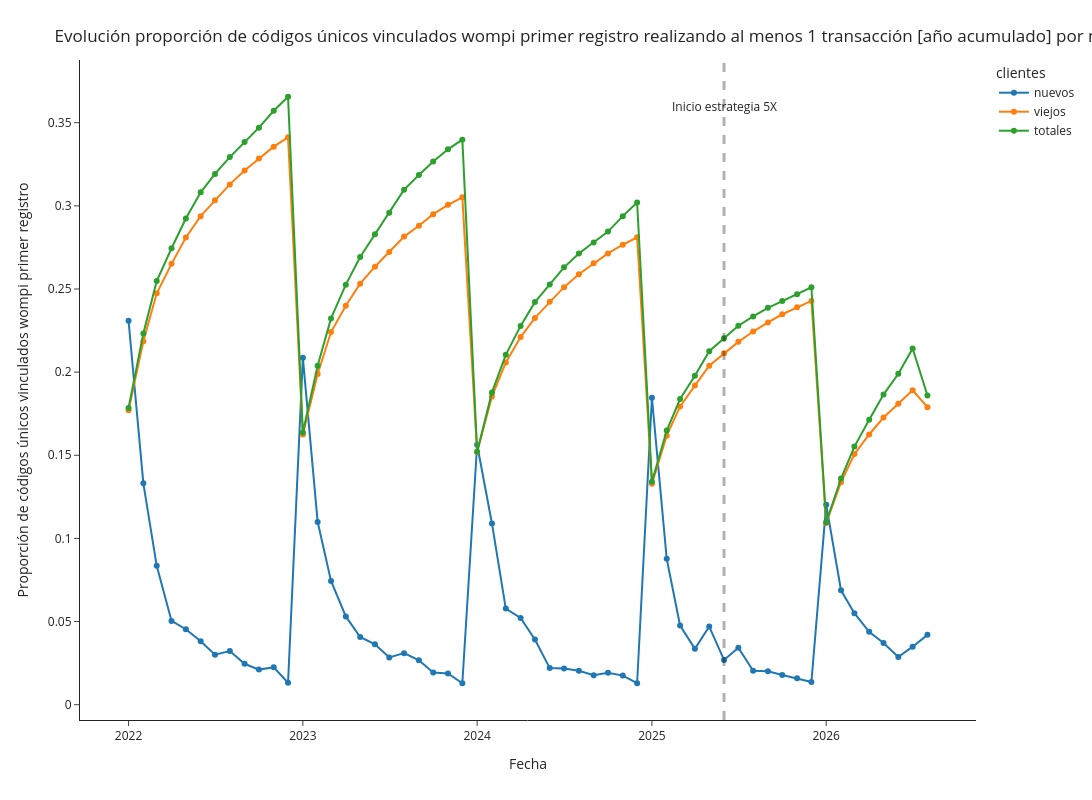

Source (notebook cell):
### Markdown cell above
# Proporción uso

### Code cell
df_plot1 = df[['fecha_ymd2', 'num_vinc_new_prop_uso']]
df_plot1.columns = ['fecha', 'cantidad_clientes']
df_plot1['clientes'] = 'nuevos'
df_plot2 = df[['fecha_ymd2', 'num_vinc_old_prop_uso']]
df_plot2.columns = ['fecha', 'cantidad_clientes']
df_plot2['clientes'] = 'viejos'
df_plot3 = df[['fecha_ymd2', 'num_vinc_all_prop_uso']]
df_plot3.columns = ['fecha', 'cantidad_clientes']
df_plot3['clientes'] = 'totales'

df_plot = pd.concat([df_plot1[:35], df_plot2[:35], df_plot3[:35]])
df_plot = pd.concat([df_plot1, df_plot2, df_plot3])

fig = px.line(df_plot, x="fecha", y="cantidad_clientes", color='clientes',markers=True, template='simple_white', width=1600, height=800)
fig.add_vline(x='2025-06-01', line_width=3, line_dash="dash")
fig.update_layout(
    title={
        'text': "Evolución proporción de códigos únicos vinculados wompi primer registro realizando al menos 1 transacción [año acumulado] por nuevos, viejos y totales",
        'xanchor': 'left',
        'yanchor': 'top'},
    xaxis=dict(
            title=dict(
                text="Fecha"
            )),
    yaxis=dict(
            title=dict(
                text="Proporción de códigos únicos vinculados wompi primer registro"
            ))
)
fig.add_annotation(x='2025-06-01', y=0.36,
            text="Inicio estrategia 5X",
            showarrow=False,
            arrowhead=1)
# fig.add_annotation(x='2025-11-01', y=0.3347,
#             text="0,3347",
#             showarrow=False,
#             yshift=10)
# fig.add_annotation(x='2025-11-01', y=0.319,
#             text="0,319",
#             showarrow=False,
#             yshift=10)
# fig.add_annotation(x='2025-11-01', y=0.3852,
#             text="0,3852",
#             showarrow=False,
#             yshift=10)
fig.show()

### Figure 1 — Plotly figure (JSON) as saved in the notebook; plotly's stock layout.template omitted (floating-point values rounded to 4 significant figures)
{"data": [{"hovertemplate": "clientes=nuevos<br>fecha=%{x}<br>cantidad_clientes=%{y}<extra></extra>", "legendgroup": "nuevos", "line": {"color": "#1F77B4", "dash": "solid"}, "marker": {"symbol": "circle"}, "mode": "markers+lines", "name": "nuevos", "orientation": "v", "showlegend": true, "type": "scatter", "x": ["2026-08-01T00:00:00", "2026-07-01T00:00:00", "2026-06-01T00:00:00", "2026-05-01T00:00:00", "2026-04-01T00:00:00", "2026-03-01T00:00:00", "2026-02-01T00:00:00", "2026-01-01T00:00:00", "2025-12-01T00:00:00", "2025-11-01T00:00:00", "2025-10-01T00:00:00", "2025-09-01T00:00:00", "2025-08-01T00:00:00", "2025-07-01T00:00:00", "2025-06-01T00:00:00", "2025-05-01T00:00:00", "2025-04-01T00:00:00", "2025-03-01T00:00:00", "2025-02-01T00:00:00", "2025-01-01T00:00:00", "2024-12-01T00:00:00", "2024-11-01T00:00:00", "2024-10-01T00:00:00", "2024-09-01T00:00:00", "2024-08-01T00:00:00", "2024-07-01T00:00:00", "2024-06-01T00:00:00", "2024-05-01T00:00:00", "2024-04-01T00:00:00", "2024-03-01T00:00:00", "2024-02-01T00:00:00", "2024-01-01T00:00:00", "2023-12-01T00:00:00", "2023-11-01T00:00:00", "2023-10-01T00:00:00", "2023-09-01T00:00:00", "2023-08-01T00:00:00", "2023-07-01T00:00:00", "2023-06-01T00:00:00", "2023-05-01T00:00:00", "2023-04-01T00:00:00", "2023-03-01T00:00:00", "2023-02-01T00:00:00", "2023-01-01T00:00:00", "2022-12-01T00:00:00", "2022-11-01T00:00:00", "2022-10-01T00:00:00", "2022-09-01T00:00:00", "2022-08-01T00:00:00", "2022-07-01T00:00:00", "2022-06-01T00:00:00", "2022-05-01T00:00:00", "2022-04-01T00:00:00", "2022-03-01T00:00:00", "2022-02-01T00:00:00", "2022-01-01T00:00:00"], "xaxis": "x", "y": [0.042, 0.0349, 0.0287, 0.0371, 0.0438, 0.055, 0.0688, 0.1203, 0.0136, 0.0159, 0.0179, 0.0201, 0.0204, 0.0343, 0.0269, 0.047, 0.0336, 0.0476, 0.0877, 0.1846, 0.0129, 0.0175, 0.0192, 0.0177, 0.0204, 0.0217, 0.022, 0.0392, 0.0522, 0.0578, 0.109, 0.1563, 0.0129, 0.0188, 0.0194, 0.0267, 0.031, 0.0284, 0.0363, 0.0407, 0.0531, 0.0744, 0.1099, 0.2087, 0.0132, 0.0225, 0.0211, 0.0246, 0.0323, 0.0301, 0.0381, 0.0454, 0.0504, 0.0835, 0.1331, 0.2309], "yaxis": "y"}, {"hovertemplate": "clientes=viejos<br>fecha=%{x}<br>cantidad_clientes=%{y}<extra></extra>", "legendgroup": "viejos", "line": {"color": "#FF7F0E", "dash": "solid"}, "marker": {"symbol": "circle"}, "mode": "markers+lines", "name": "viejos", "orientation": "v", "showlegend": true, "type": "scatter", "x": ["2026-08-01T00:00:00", "2026-07-01T00:00:00", "2026-06-01T00:00:00", "2026-05-01T00:00:00", "2026-04-01T00:00:00", "2026-03-01T00:00:00", "2026-02-01T00:00:00", "2026-01-01T00:00:00", "2025-12-01T00:00:00", "2025-11-01T00:00:00", "2025-10-01T00:00:00", "2025-09-01T00:00:00", "2025-08-01T00:00:00", "2025-07-01T00:00:00", "2025-06-01T00:00:00", "2025-05-01T00:00:00", "2025-04-01T00:00:00", "2025-03-01T00:00:00", "2025-02-01T00:00:00", "2025-01-01T00:00:00", "2024-12-01T00:00:00", "2024-11-01T00:00:00", "2024-10-01T00:00:00", "2024-09-01T00:00:00", "2024-08-01T00:00:00", "2024-07-01T00:00:00", "2024-06-01T00:00:00", "2024-05-01T00:00:00", "2024-04-01T00:00:00", "2024-03-01T00:00:00", "2024-02-01T00:00:00", "2024-01-01T00:00:00", "2023-12-01T00:00:00", "2023-11-01T00:00:00", "2023-10-01T00:00:00", "2023-09-01T00:00:00", "2023-08-01T00:00:00", "2023-07-01T00:00:00", "2023-06-01T00:00:00", "2023-05-01T00:00:00", "2023-04-01T00:00:00", "2023-03-01T00:00:00", "2023-02-01T00:00:00", "2023-01-01T00:00:00", "2022-12-01T00:00:00", "2022-11-01T00:00:00", "2022-10-01T00:00:00", "2022-09-01T00:00:00", "2022-08-01T00:00:00", "2022-07-01T00:00:00", "2022-06-01T00:00:00", "2022-05-01T00:00:00", "2022-04-01T00:00:00", "2022-03-01T00:00:00", "2022-02-01T00:00:00", "2022-01-01T00:00:00"], "xaxis": "x", "y": [0.1789, 0.1891, 0.181, 0.1727, 0.1625, 0.1507, 0.1338, 0.1092, 0.2428, 0.239, 0.2348, 0.2299, 0.2244, 0.2182, 0.2114, 0.2039, 0.1919, 0.1794, 0.1618, 0.1328, 0.2811, 0.2766, 0.2714, 0.2654, 0.2589, 0.2511, 0.2423, 0.2326, 0.2211, 0.2058, 0.1853, 0.152, 0.3051, 0.3006, 0.295, 0.288, 0.2815, 0.2723, 0.2634, 0.2532, 0.2399, 0.2241, 0.1989, 0.1625, 0.3412, 0.3356, 0.3285, 0.3212, 0.3129, 0.3033, 0.2938, 0.281, 0.2651, 0.2474, 0.2186, 0.177], "yaxis": "y"}, {"hovertemplate": "clientes=totales<br>fecha=%{x}<br>cantidad_clientes=%{y}<extra></extra>", "legendgroup": "totales", "line": {"color": "#2CA02C", "dash": "solid"}, "marker": {"symbol": "circle"}, "mode": "markers+lines", "name": "totales", "orientation": "v", "showlegend": true, "type": "scatter", "x": ["2026-08-01T00:00:00", "2026-07-01T00:00:00", "2026-06-01T00:00:00", "2026-05-01T00:00:00", "2026-04-01T00:00:00", "2026-03-01T00:00:00", "2026-02-01T00:00:00", "2026-01-01T00:00:00", "2025-12-01T00:00:00", "2025-11-01T00:00:00", "2025-10-01T00:00:00", "2025-09-01T00:00:00", "2025-08-01T00:00:00", "2025-07-01T00:00:00", "2025-06-01T00:00:00", "2025-05-01T00:00:00", "2025-04-01T00:00:00", "2025-03-01T00:00:00", "2025-02-01T00:00:00", "2025-01-01T00:00:00", "2024-12-01T00:00:00", "2024-11-01T00:00:00", "2024-10-01T00:00:00", "2024-09-01T00:00:00", "2024-08-01T00:00:00", "2024-07-01T00:00:00", "2024-06-01T00:00:00", "2024-05-01T00:00:00", "2024-04-01T00:00:00", "2024-03-01T00:00:00", "2024-02-01T00:00:00", "2024-01-01T00:00:00", "2023-12-01T00:00:00", "2023-11-01T00:00:00", "2023-10-01T00:00:00", "2023-09-01T00:00:00", "2023-08-01T00:00:00", "2023-07-01T00:00:00", "2023-06-01T00:00:00", "2023-05-01T00:00:00", "2023-04-01T00:00:00", "2023-03-01T00:00:00", "2023-02-01T00:00:00", "2023-01-01T00:00:00", "2022-12-01T00:00:00", "2022-11-01T00:00:00", "2022-10-01T00:00:00", "2022-09-01T00:00:00", "2022-08-01T00:00:00", "2022-07-01T00:00:00", "2022-06-01T00:00:00", "2022-05-01T00:00:00", "2022-04-01T00:00:00", "2022-03-01T00:00:00", "2022-02-01T00:00:00", "2022-01-01T00:00:00"], "xaxis": "x", "y": [0.1859, 0.2142, 0.199, 0.1865, 0.1713, 0.1552, 0.136, 0.1097, 0.251, 0.2468, 0.2427, 0.2387, 0.2335, 0.2279, 0.2203, 0.2126, 0.1978, 0.1838, 0.1649, 0.134, 0.302, 0.2938, 0.2845, 0.2779, 0.2713, 0.263, 0.2527, 0.2421, 0.2278, 0.2104, 0.1878, 0.1521, 0.3398, 0.334, 0.3266, 0.3186, 0.3097, 0.2958, 0.2829, 0.2692, 0.2526, 0.2323, 0.2038, 0.1637, 0.3656, 0.3572, 0.347, 0.3384, 0.3293, 0.3192, 0.3081, 0.2924, 0.2745, 0.2548, 0.2233, 0.1784], "yaxis": "y"}], "layout": {"annotations": [{"arrowhead": 1, "showarrow": false, "text": "Inicio estrategia 5X", "x": "2025-06-01", "y": 0.36}], "height": 800, "legend": {"title": {"text": "clientes"}, "tracegroupgap": 0}, "margin": {"t": 60}, "shapes": [{"line": {"dash": "dash", "width": 3}, "type": "line", "x0": "2025-06-01", "x1": "2025-06-01", "xref": "x", "y0": 0, "y1": 1, "yref": "y domain"}], "title": {"text": "Evolución proporción de códigos únicos vinculados wompi primer registro realizando al menos 1 transacción [año acumulado] por nuevos, viejos y totales", "xanchor": "left", "yanchor": "top"}, "width": 1600, "xaxis": {"anchor": "y", "domain": [0, 1], "title": {"text": "Fecha"}}, "yaxis": {"anchor": "x", "domain": [0, 1], "title": {"text": "Proporción de códigos únicos vinculados wompi primer registro"}}}}
